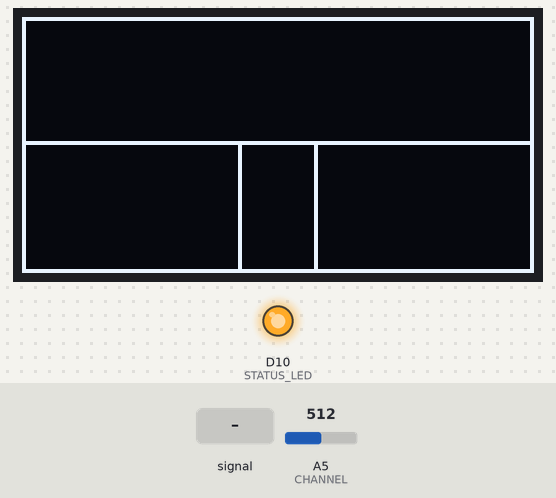
The program below on a simulated Adafruit Feather M0. Parts: 128×64 one-colour display, output pins drawn as LEDs (lit = HIGH). The inputs (shaded band) are chosen by the test bench; at power-on: A5 (CHANNEL) = 512.

Above: at 3.2 s.
3.3 s: A5 (CHANNEL) fed a 2 Hz sine of ±306 counts around its level
At 3.94 s:
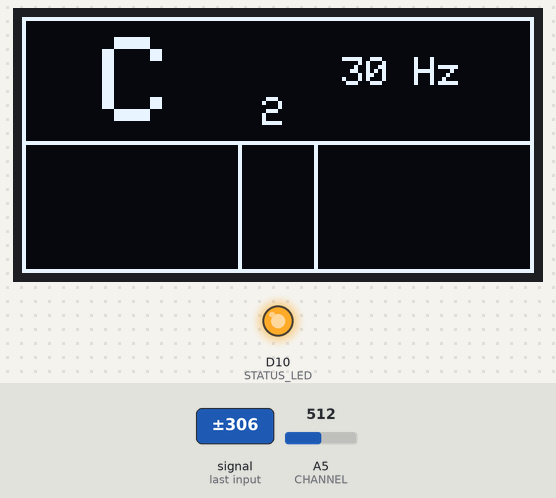
6.3 s: A5 (CHANNEL) fed a 200 Hz sine of ±255 counts around its level
At 7.4 s:
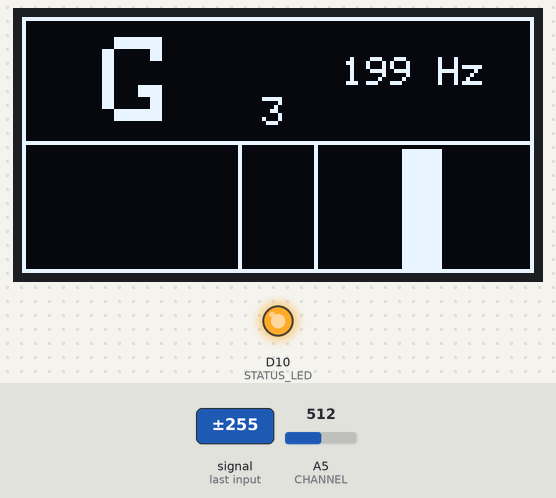
8.0 s: A5 (CHANNEL) fed a 2 Hz sine of ±306 counts around its level
At 8.4 s:
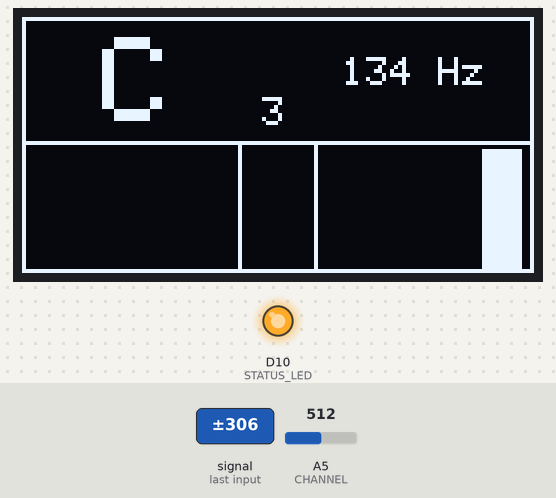
10.2 s: A5 (CHANNEL) set to 1023
At 10.4 s:
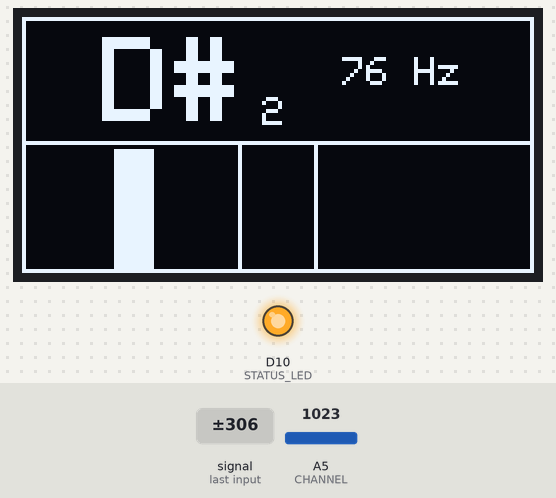
12.0 s: A5 (CHANNEL) set to 900
At 12.19 s:
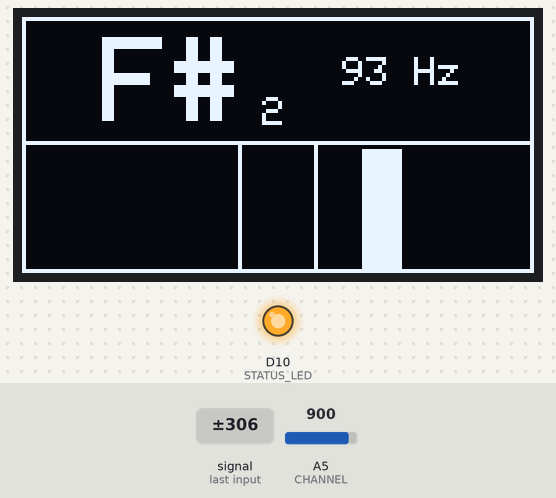
13.8 s: A5 (CHANNEL) set to 658
15.3 s: A5 (CHANNEL) set to 632
At 15.53 s:
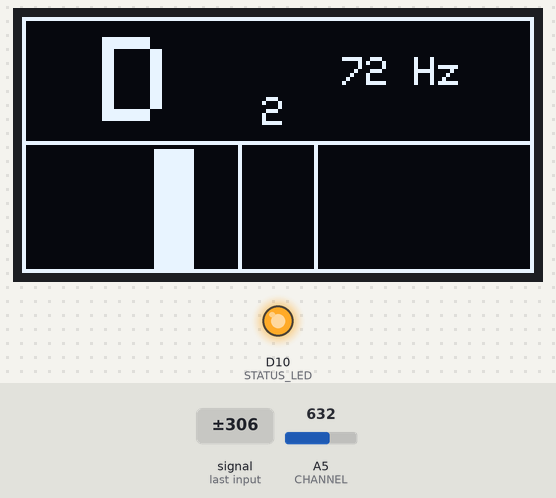
Timing chart, 0 to 18.1 s (numbered marks = the images above; inputs shaded):
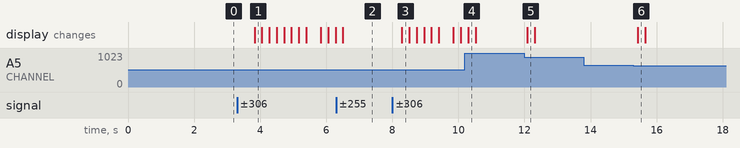

Measured:
- the behaviour switches between 650 and 649 on A5 (CHANNEL) (found by bisection; images 5 and 6)
- after the input at 3.3 s, the display: changes after 0.53 s (image 1)
- after the input at 6.3 s, the display: changes after 0.21 s (image 2)
- after the input at 8.0 s, the display: changes after 0.29 s (image 3)
- after the input at 10.2 s, the display: changes after 0.10 s (image 4)
- after the input at 12.0 s, the display: changes after 0.08 s (image 5)
- after the input at 13.8 s, every drawn part: stays the same
- after the input at 15.3 s, the display: changes after 0.13 s (image 6)

The program:

main.cpp
```cpp
#include <Wire.h>
#include <Arduino.h>
#include <Adafruit_I2CDevice.h>
#include <Adafruit_GFX.h>
#include <Adafruit_SSD1306.h>
#include <arduinoFFT.h>
#include <stdlib.h>


// Screen Params
#define SCREEN_WIDTH 128 // OLED display width, in pixels
#define SCREEN_HEIGHT 64 // OLED display height, in pixels

// Declaration for an SSD1306 display connected to I2C (SDA, SCL pins)
#define OLED_RESET     7 // Reset pin # (or -1 if sharing Arduino reset pin)
Adafruit_SSD1306 display(SCREEN_WIDTH, SCREEN_HEIGHT, &Wire, OLED_RESET);


// Microphone/FFT Params
arduinoFFT FFT = arduinoFFT(); /* Create FFT object */
/*
These values can be changed in order to evaluate the functions
*/
#define CHANNEL A5
const uint16_t samples = 1024; //This value MUST ALWAYS be a power of 2
const double samplingFrequency = 7000; //Hz, must be less than 10000 due to ADC

const double freqCoeffFactor = 0.997; // Multiplication factor applied to FFT output to correct freq in Hz

unsigned int sampling_period_us;
unsigned long microseconds;

/*
These are the input and output vectors
Input vectors receive computed results from FFT
*/
double vReal[samples];
double vImag[samples];

#define SCL_INDEX 0x00
#define SCL_TIME 0x01
#define SCL_FREQUENCY 0x02
#define SCL_PLOT 0x03


// Notes/frequency params

#define NOTE_DIFF 0.02508 // Mean gap length between log10 frequencies

#define CORRECT_NOTE_DIFF 0.00125 // Mean gap length between log10 frequencies

#define NUM_LEVEL_BARS 5

#define LEVEL_BAR_WIDTH 10

#define VOLUME_THRES 650 // Threshold to update screen


// log10 freq values for octaves 3-7
double logFreqVals[72] =
                        {
                        1.815644149, 1.840733235, 1.86581438,
                        1.890867939, 1.915979914, 1.941063988,
                        1.966141733, 1.991226076, 2.016322854,
                        2.041392685, 2.066475014, 2.091561448,
                        2.116640946, 2.141731895, 2.166814799,
                        2.191897934, 2.216983559, 2.242069112,
                        2.267171728, 2.292256071, 2.317331935,
                        2.342422681, 2.367505009, 2.392591444,
                        2.417687541, 2.44276189, 2.467844794,
                        2.492941889, 2.51802673, 2.543111544,
                        2.568189986, 2.593286067, 2.618361931,
                        2.643452676, 2.668535005, 2.693621439,
                        2.718709237, 2.74379972, 2.768882185,
                        2.793964905, 2.819050138, 2.84414154,
                        2.869225851, 2.894310523, 2.919397155,
                        2.944482672, 2.969569659, 2.994655832,
                        3.019739233, 3.044825799, 3.06991218,
                        3.094998391, 3.120083428, 3.145168426,
                        3.170255847, 3.195340519, 3.220427151,
                        3.245512668, 3.270599655, 3.295683629,
                        3.320769228, 3.345855794, 3.370942176,
                        3.396028386, 3.421113424, 3.446199976,
                        3.471285842, 3.496370515, 3.521457147,
                        3.546542663, 3.571628486, 3.596714724
                        };

const int octaves[6] = {2,3,4,5,6,7};

const String notes[12] = {"C","C#","D","D#","E","F","F#","G","G#","A","A#","B"};

String noteToDisplay;

int octaveToDisplay;

double freqDiffToDisplay;


// Status LED pin
#define STATUS_LED 10


int getNearestElementIdx(double arr[], int n, double target) {
    int nearestIdx = 0;
    double nearestDiff;
    double tmpDiff;
    for (int aIdx = 0; aIdx<n; aIdx++){
        if (aIdx == 0) {
            nearestDiff = abs(arr[0]-target);
            continue;
        }
        tmpDiff = abs(arr[aIdx]-target);

        if (tmpDiff < nearestDiff) {
            nearestIdx = aIdx;
            nearestDiff = tmpDiff;
        }
    }

    return nearestIdx;
}

void getNearestNoteAndOctave(double freq, String *note, int *octave, double *logFreqDiff){

    double logFreq = log10(freq);

    int nearestIdx = getNearestElementIdx(logFreqVals,72,logFreq);

    *logFreqDiff = logFreq - logFreqVals[nearestIdx];

    int noteIdx = nearestIdx % 12;

    int octaveIdx = floor(double(nearestIdx)/12.0);

    *note = notes[noteIdx];
    *octave = octaves[octaveIdx];

}

double computeFFT(){
    /*SAMPLING*/
    microseconds = micros();
    for(int i=0; i<samples; i++)
    {
        vReal[i] = analogRead(CHANNEL);
        vImag[i] = 0;
        while(micros() - microseconds < sampling_period_us){
        //empty loop
        }
        microseconds += sampling_period_us;
    }

    FFT.Windowing(vReal, samples, FFT_WIN_TYP_HAMMING, FFT_FORWARD);	/* Weigh data */
    FFT.Compute(vReal, vImag, samples, FFT_FORWARD); /* Compute FFT */
    FFT.ComplexToMagnitude(vReal, vImag, samples); /* Compute magnitudes */
    double x = FFT.MajorPeak(vReal, samples, samplingFrequency);
    return x*freqCoeffFactor;
}


void drawBlankFrame() {
    display.clearDisplay(); // Clear display buffer

    // Draw border
    display.drawLine(0, 0, display.width()-1, 0, SSD1306_WHITE);
    display.drawLine(display.width()-1, 0, display.width()-1, display.height()-1, SSD1306_WHITE);
    display.drawLine(display.width()-1, display.height()-1, 0, display.height()-1, SSD1306_WHITE);
    display.drawLine(0, 0, 0, display.height()-1, SSD1306_WHITE);

    // Draw dividing line
    display.drawLine(0, 31, display.width()-1, 31, SSD1306_WHITE);

    // Draw intermediate vertical lines
    display.drawLine(54, 31, 54, display.height()-1, SSD1306_WHITE);
    display.drawLine(73, 31, 73, display.height()-1, SSD1306_WHITE);

}

void drawFreqBar(double freqDiff) {
    // check if close enough to note for center bar
    if (abs(freqDiff) <= CORRECT_NOTE_DIFF) {
        display.fillRect(56,33,16,30,SSD1306_WHITE);
    } else {
        int barIdx = floor(abs(freqDiff)/(NOTE_DIFF/1.95)*5);

        int rectXCoord;
        if (freqDiff > 0) { // If current freq greater than nearest note
            rectXCoord = 75+(barIdx*LEVEL_BAR_WIDTH);
        } else { // If current freq lower than nearest note
            rectXCoord = 43-(barIdx*LEVEL_BAR_WIDTH);
        }
        display.fillRect(rectXCoord,33,10,30,SSD1306_WHITE);
    }


}

void drawFrame(double freq,String note,int octave,double freqDiff) {
    drawBlankFrame();

    // Draw Note, octave, & frequency
    display.setTextColor(SSD1306_WHITE);        // Draw white text

    // Draw Note
    display.setTextSize(3);
    display.setCursor(20,5);
    display.print(note);

    // Draw Octave
    display.setTextSize(1);
    display.setCursor(60,20);
    display.print(octave);

    // Draw Frequency
    display.setTextSize(1);
    display.setCursor(80,10);
    display.print(int(freq));
    display.print(F(" Hz"));

    drawFreqBar(freqDiff);

}

double computeMean(double arr[], int n){

    double sum = 0;

    for (int i = 0; i < n; i++) {
        sum += arr[i];
    }
    return sum/double(n);
}


void setup() {

    // Switch on status LED
    pinMode(STATUS_LED, OUTPUT);
    digitalWrite(STATUS_LED, HIGH);

    sampling_period_us = round(1000000*(1.0/samplingFrequency));
    Serial.begin(9600);

    // SSD1306_SWITCHCAPVCC = generate display voltage from 3.3V internally
    if(!display.begin(SSD1306_SWITCHCAPVCC, 0x3D)) { // Address 0x3D for 128x64
        Serial.println(F("SSD1306 allocation failed"));
        // Blink status LED to indicate error
        while (1){
            digitalWrite(STATUS_LED, HIGH);
            delay(500);
            digitalWrite(STATUS_LED, LOW);
            delay(500);
        }
    }

    // Show initial blank display
    drawBlankFrame();
    display.display();
    delay(2000); // Pause for 2 seconds


    // // Debug
    // int nearestIdx;
    // double testVals[10] = {1.9, 2.1, 2.2, 2.3, 2.4, 2.5, 2.6, 2.7, 2.8, 2.9};
    // for (int i = 0; i < 10; i++) {
    //     nearestIdx = getNearestElementIdx(logFreqVals,60,testVals[i]);
    //     Serial.print("Val: ");
    //     Serial.print(testVals[i]);
    //     Serial.print(" | Idx: ");
    //     Serial.print(nearestIdx);
    //     Serial.println("");
    // }


}

void loop() {

    double freq = computeFFT();


    double meanVal = computeMean(vReal,samples);

    if (meanVal > VOLUME_THRES) {
        getNearestNoteAndOctave(freq, &noteToDisplay, &octaveToDisplay, &freqDiffToDisplay);
        drawFrame(freq,noteToDisplay,octaveToDisplay,freqDiffToDisplay);
    } else {
        drawBlankFrame();
    }
    display.display();
    // Serial.print("Mean vReal: ");
    // Serial.print(meanVal);
    // Serial.println("");


    // Serial.print("Freq: ");
    // Serial.print(freq);
    // Serial.print(" | Log Freq: ");
    // Serial.print(log10(freq));
    // Serial.print(" | Note: ");
    // Serial.print(noteToDisplay);
    // Serial.print(" | Octave: ");
    // Serial.print(octaveToDisplay);
    // Serial.print(" | Nearest Idx: ");
    // Serial.print(nearestIdx);
    // Serial.println("");


    delay(10);
}
```
